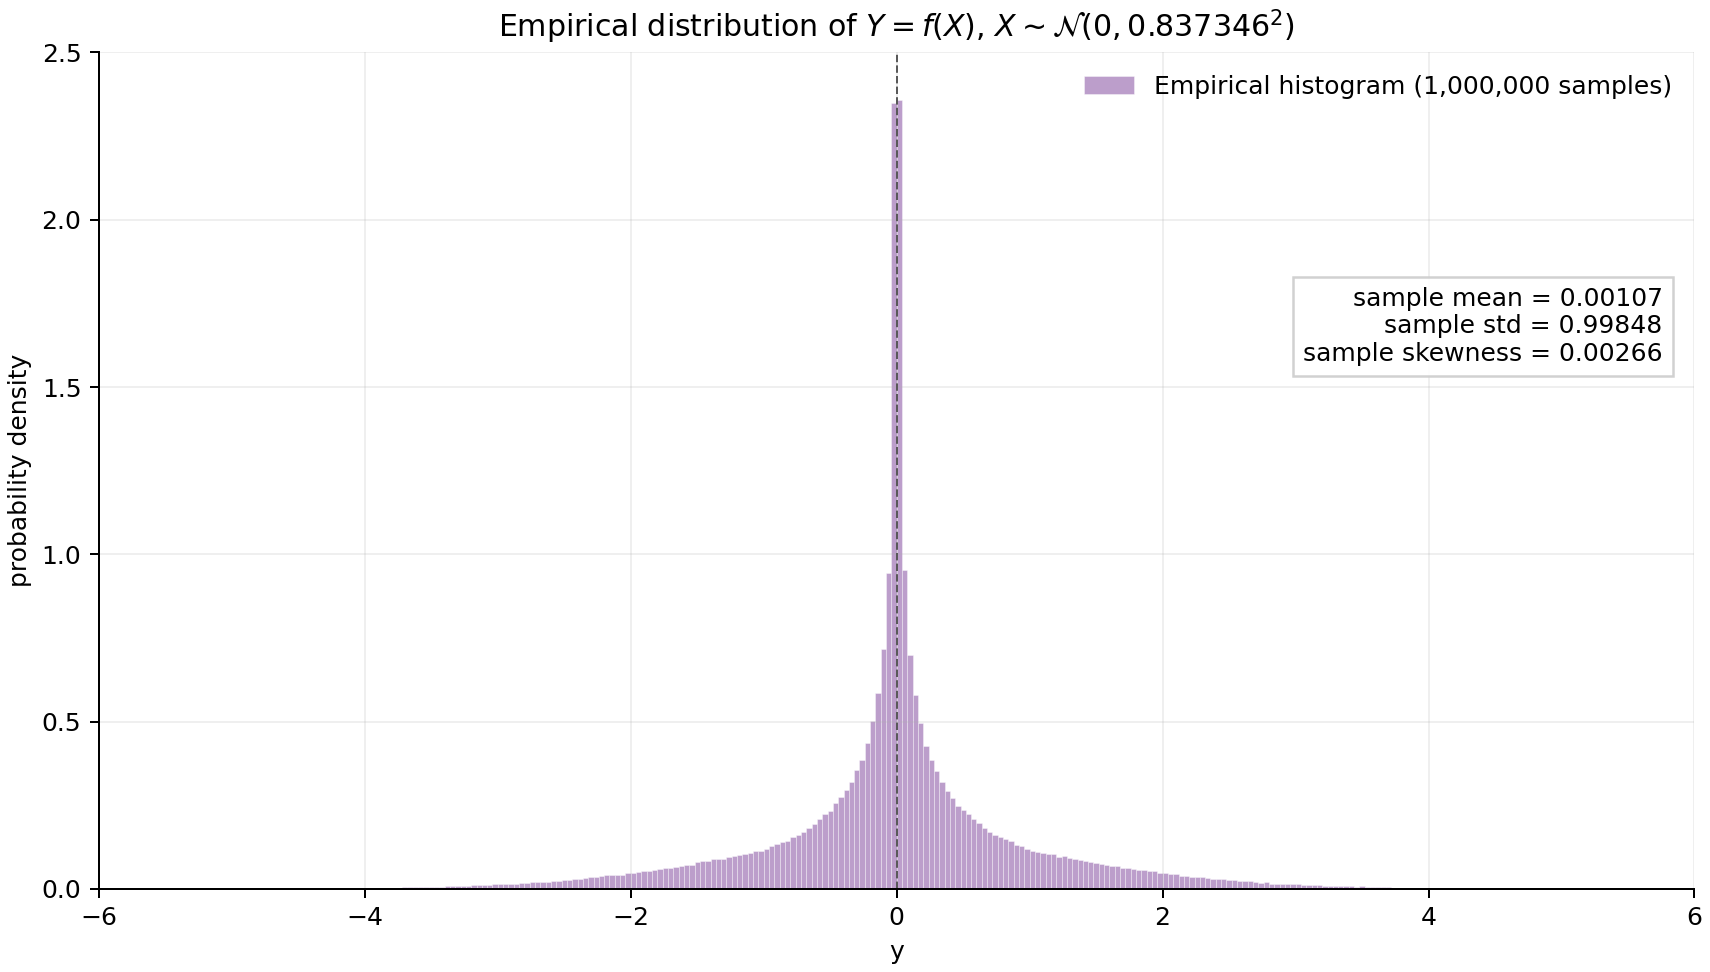

Write Python code to recreate this figure.
"""Sample and plot the empirical distribution of the signed quadratic transform."""

from pathlib import Path

import matplotlib.pyplot as plt
import numpy as np


MU = 0.0
SIGMA = 0.837345664813
N_SAMPLES = 1_000_000
SEED = 20260727


def transform(x: np.ndarray) -> np.ndarray:
    absolute_x = np.abs(x)
    return np.where(
        absolute_x < 1,
        np.sign(x) * x**2,
        2 * np.sign(x) * (absolute_x - 0.5),
    )


rng = np.random.default_rng(SEED)
x = rng.normal(MU, SIGMA, N_SAMPLES)
y_samples = transform(x)

sample_mean = y_samples.mean()
sample_std = y_samples.std()
sample_skew = np.mean((y_samples - sample_mean) ** 3) / sample_std**3

limit = 6
bins = np.linspace(-limit, limit, 301)

fig, ax = plt.subplots(figsize=(9.5, 5.4), constrained_layout=True)
ax.hist(
    y_samples,
    bins=bins,
    density=True,
    color="#7b3f98",
    alpha=0.50,
    edgecolor="white",
    linewidth=0.3,
    label=rf"Empirical histogram ({N_SAMPLES:,} samples)",
)

ax.axvline(0, color="0.35", linewidth=0.8, linestyle="--")
ax.text(
    0.98,
    0.72,
    (
        f"sample mean = {sample_mean:.5f}\n"
        f"sample std = {sample_std:.5f}\n"
        f"sample skewness = {sample_skew:.5f}"
    ),
    transform=ax.transAxes,
    ha="right",
    va="top",
    bbox={"facecolor": "white", "edgecolor": "0.8", "alpha": 0.9},
)
ax.set(
    title=rf"Empirical distribution of $Y=f(X)$, $X\sim\mathcal{{N}}(0,{SIGMA:.6f}^2)$",
    xlabel="y",
    ylabel="probability density",
    xlim=(-limit, limit),
    ylim=(0, 2.5),
)
ax.grid(alpha=0.2)
ax.spines[["top", "right"]].set_visible(False)
ax.legend(frameon=False)

output = Path(__file__).with_name("signed_quadratic_empirical_distribution.png")
fig.savefig(output, dpi=180)
print(f"samples={N_SAMPLES}")
print(f"sample mean={sample_mean:.12f}")
print(f"sample std={sample_std:.12f}")
print(f"sample skewness={sample_skew:.12f}")
print(output)
